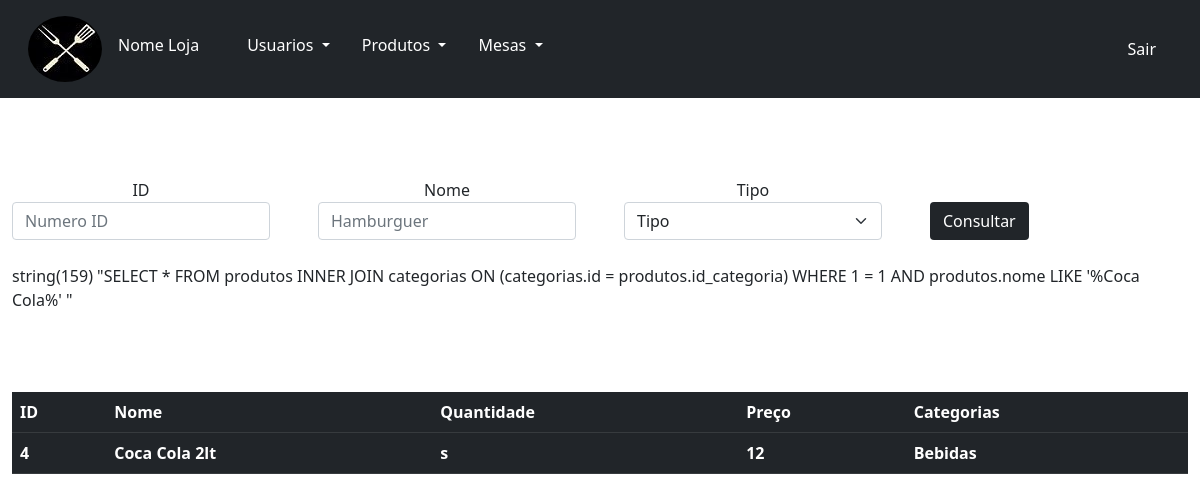
The page /listarProdutos.php?vName=Coca Cola on the database as committed earlier.
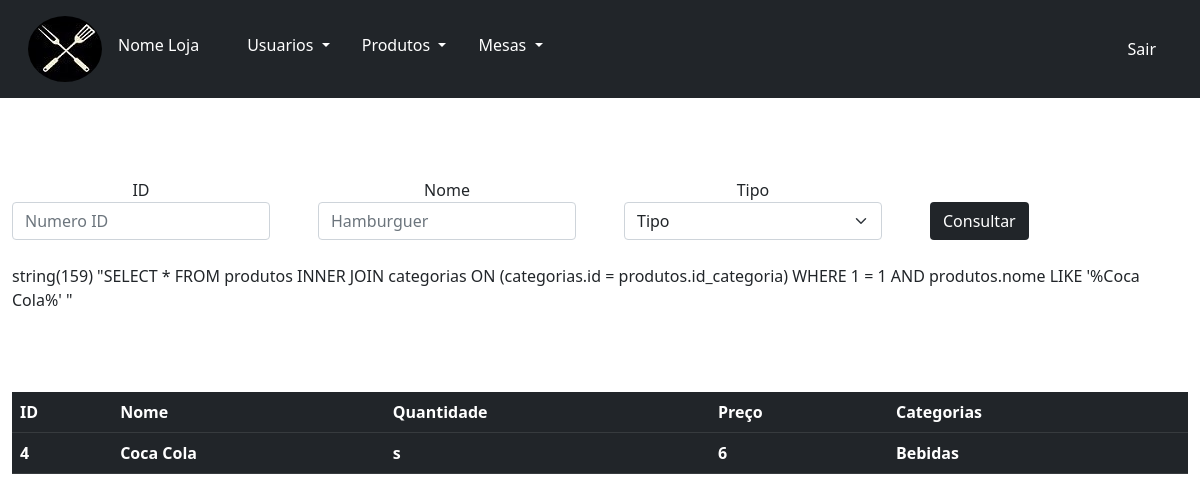
The same page on the database as committed later.
### tables this page shows
CREATE TABLE `produtos` (
  `id` int(11) UNSIGNED NOT NULL COMMENT 'ID do produto ',
  `nome` varchar(30) DEFAULT NULL COMMENT 'Nome do produto',
  `qtd` char(1) DEFAULT NULL COMMENT 'Disponibilidade do produto sendo "S" para disponível "N" para indisponível',
  `descricao` text DEFAULT NULL COMMENT 'Breve descrição do produto',
  `preco` int(10) UNSIGNED NOT NULL COMMENT 'Preço do produto',
  `id_categoria` int(10) UNSIGNED NOT NULL COMMENT 'ID da categoria do produto',
  `imagem` varchar(100) NOT NULL
);

CREATE TABLE `categorias` (
  `id` int(10) UNSIGNED NOT NULL COMMENT 'ID da categoria',
  `nome_categoria` varchar(30) DEFAULT NULL COMMENT 'Nome da categoria'
);

### listarProdutos.php (the view, shortened to what this page needs)
<!doctype html>
<html lang="pt-br">
  <head>
    <link href="https://cdn.jsdelivr.net/npm/bootstrap@5.0.2/dist/css/bootstrap.min.css" rel="stylesheet">
  </head>
  <body style="height: 655px;">
    <nav class="p-3 mb-2 bg-dark text-white navbar navbar-expand-lg navbar-light bg-light">
        <div class="container-fluid">
            <img class="rounded-circle" src="../img/logo2.0.jpeg" alt="logo da loja">
          <div class="collapse navbar-collapse" id="navbarSupportedContent">
            <ul class="navbar-nav me-auto mb-2 mb-lg-0">
              <li class="nav-item">
                <a class="p-3 mb-2 bg-dark text-white nav-link active" aria-current="page" href="administrativo.html">Nome Loja</a>
              </li>
              <li class="nav-item">
                <a class="nav-link" href="#"></a>
              </li>
              <li class="nav-item dropdown">
                <a class="p-3 mb-2 bg-dark text-white nav-link dropdown-toggle" href="#" id="navbarDropdown" role="button" data-bs-toggle="dropdown" aria-expanded="false">
                  Usuarios
                </a>
              </li>
              <li class="nav-item dropdown">
                <a class="p-3 mb-2 bg-dark text-white nav-link dropdown-toggle" href="#" id="navbarDropdown" role="button" data-bs-toggle="dropdown" aria-expanded="false">
                  Produtos
                </a>
              </li>
              <li class="nav-item dropdown">
                <a class="p-3 mb-2 bg-dark text-white nav-link dropdown-toggle" href="#" id="navbarDropdown" role="button" data-bs-toggle="dropdown" aria-expanded="false">
                Mesas
                </a>
              </li>
            </ul>
            <ul class="nav">
                <li class="nav-item">
                    <a class="text-white nav-link " href="sair.php" tabindex="-1" >Sair</a>
                  </li>
            </ul>
          </div>
        </div>
      </nav>
<br><br><br>
<form action="#" method="GET">
        <div class="container-fluid d-flex justify-content-center">
            <div class="row gx-5">
                  <div class="col-3 text-center">
                      <label for="iId">ID</label>
                      <input class="form-control " type="text" name="vId" id="iId" placeholder="Numero ID">
                  </div>
                  <div class="col-3 text-center">
                      <label for="iName">Nome</label>
                      <input class="form-control " type="text" name="vName" id="iName" placeholder="Hamburguer">
                  </div>
                  <div class="col-3 text-center">
                      <label for="iTipo">Tipo</label>
                      <select class="form-select" name="vTipo" id="iTipo">
                        <option value="">Tipo</option>
                      </select>
                  </div>
                  <div class="col-3 p-4">
                      <button class="btn bg-dark text-white " href="">Consultar</button>
                  </div>
            <div class="table-responsive">
            <table class='table table-dark' style="margin-top:10vh;">
        <tr>
            <th>ID</th>
            <th>Nome</th>
            <th>Quantidade</th>
            <th>Preço</th>
            <th>Categorias</th>
        </tr>
<?php
$whereId = "";
$whereName = "";
$whereTipo = "";
if(isset($_GET['vName']) or isset($_GET['vId'])){
        include 'php/conexao.php';
      if ($_GET['vName'] != "")  {
          $whereName = " AND produtos.nome LIKE '%".$_GET['vName']."%' ";
      }
      $sql = "SELECT * FROM produtos
      INNER JOIN categorias
      ON (categorias.id = produtos.id_categoria)
      WHERE 1 = 1 "
      .$whereId
      .$whereName
      .$whereTipo;
      var_dump($sql);
        $result = mysqli_query($conn, $sql);
        if(mysqli_num_rows($result) > 0){
            $array = [];
            while($row = mysqli_fetch_array($result,MYSQLI_ASSOC)){
            array_push($array,$row);
            }
            foreach($array as $row){
              switch ($row['id_categoria']) {
                case 4:
                    $tipo = "Bebidas";
                    break;
              }
            echo "<tr>
                    <th>". $row['id'] ."</th>
                    <th>". $row['nome'] ."</th>
                    <th>". $row['qtd'] ."</th>
                    <th>". $row['preco'] ."</th>
                    <th>". $tipo ."</th>
                </tr>";
            }
        }
    }
?>
</table>
            </div>
        </div>
</body>
</html>

Rows that differ between the two databases and show on the page:
changed produtos "Bebidas": nome "Coca Cola 2lt" → "Coca Cola"; preco "12" → "6"
